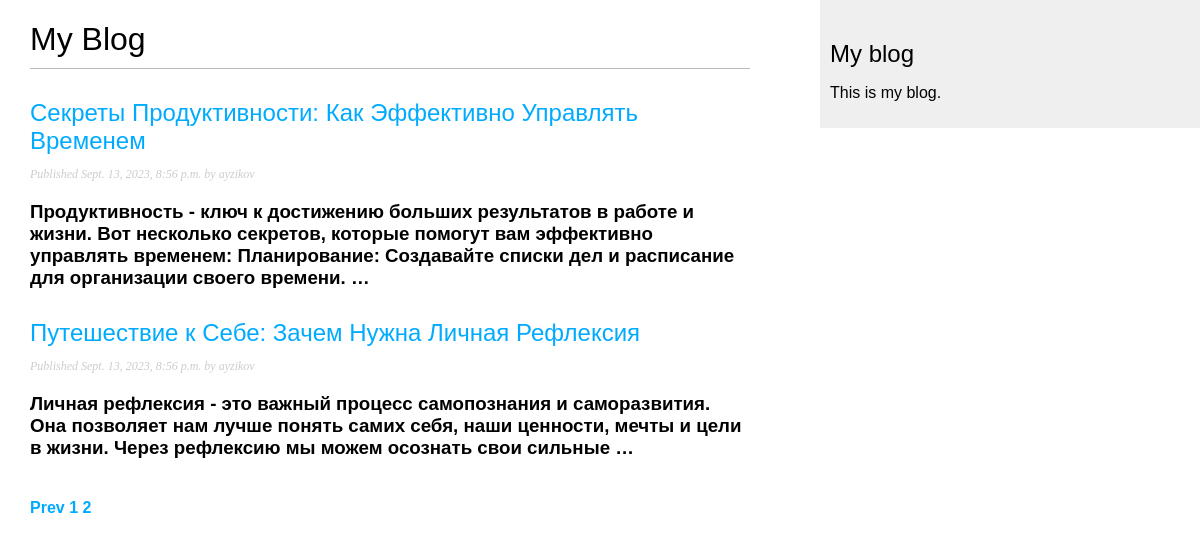
Screenshot of /blog/?page=2 with the database file from the repository.
### blog/models.py (models this page shows, shortened)
class Post(models.Model):
    class Meta:
        ordering = ['-publish']
        indexes = [
            models.Index(fields=['-publish'])
        ]
    class Status(models.TextChoices):
        DRAFT = 'DF', 'Draft'
        PUBLISHED = 'PB', 'Published'
    title = models.TextField(max_length=250)
    slug = models.SlugField(max_length=250,
                            unique_for_date='publish')
    author = models.ForeignKey(to=User,
                               on_delete=models.CASCADE,
                               related_name='blog_posts')
    body = models.TextField()
    publish = models.DateTimeField(default=timezone.now())
    created = models.DateTimeField(auto_now_add=True)
    updated = models.DateTimeField(auto_now=True)
    status = models.CharField(max_length=2, choices=Status.choices, default=Status.DRAFT)
    tag = TaggableManager()
    objects = models.Manager()
    published = PostManager()
    def get_absolute_url(self):
        return reverse('blog:post_detail',
                       args=[
                             self.publish.year,
                             self.publish.month,
                             self.publish.day,
                             self.slug
                             ])

### blog/views.py (the view)
# urls.py: path('', views.PostListView.as_view(), name='post_list'),
class PostListView(ListView):
    context_object_name = 'posts'
    paginate_by = 3
    template_name = 'blog/post/list_posts.html'
    queryset = Post.published.all()

### templates/blog/post/list_posts.html (shortened to what this page needs)
{% extends "blog/base.html" %}
{% block content %}
    <h1>My Blog</h1>
    {% for post in page_obj %}
    <h2>
        <a href="{{ post.get_absolute_url }}">{{ post.title }}</a>
    </h2>
    <p class="date">
        Published {{ post.publish }} by {{ post.author }}
    </p>
    <h3>
        {{ post.body|truncatewords:30|linebreaks }}
    </h3>
    {% endfor %}
    {% include "paginator.html" with page_obj=page_obj %}
{% endblock %}

### blog/static/css/blog.css (style rules this page uses)
body { margin: 0; padding: 0; font-family: helvetica, sans-serif; }
a { color: #00abff; text-decoration: none; }
h1 { font-weight: normal; border-bottom: 1px solid #bbb; padding: 0 0 10px 0; }
h2 { font-weight: normal; margin: 30px 0 0; }
p.date { color: #ccc; font-family: georgia, serif; font-size: 12px; font-style: italic; }

### rows the page displays
Post: title "Секреты Продуктивности: Как Эффективно Управлять Временем", publish "Sept. 13, 2023, 8:56 p.m.", author "ayzikov", body "Продуктивность - ключ к достижению больших результатов в работе и жизни. Вот несколько секретов, которые помогут вам эффективно управлять временем: Планирование: Создавайте списки дел и расписание для организации своего времени. …"
Post: title "Путешествие к Себе: Зачем Нужна Личная Рефлексия", publish "Sept. 13, 2023, 8:56 p.m.", author "ayzikov", body "Личная рефлексия - это важный процесс самопознания и саморазвития. Она позволяет нам лучше понять самих себя, наши ценности, мечты и цели в жизни. Через рефлексию мы можем осознать свои сильные …"

### other values shown
{{ page_number }} "1"
{{ page_number }} "2"
